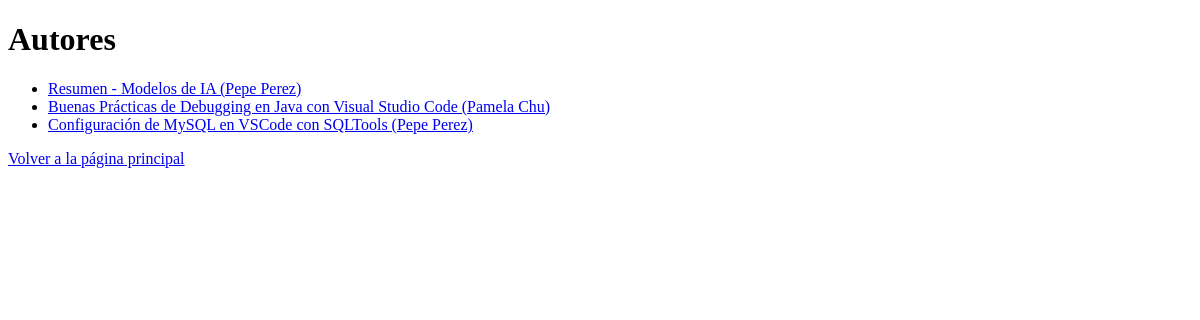
Before: /blog/autores with the older database file.
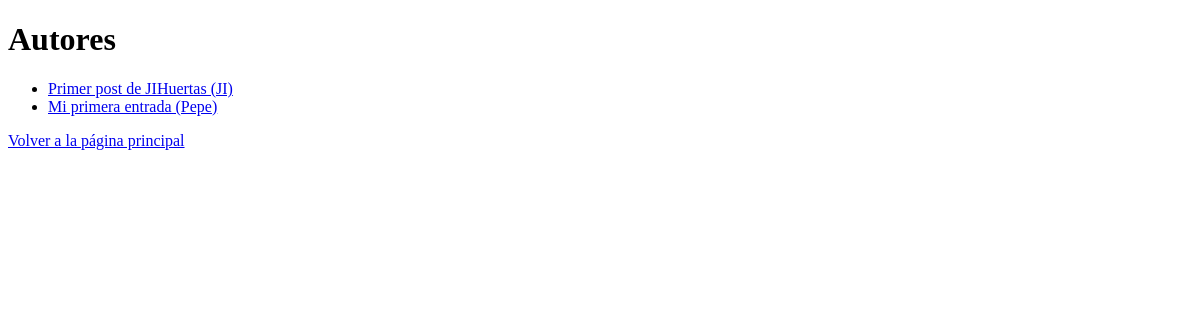
After: the same page with the newer database file.
### blog/models.py (models this page shows)
class Post(models.Model):
    titulo = models.CharField(max_length=200)
    autor = models.ForeignKey(
        Autor,
        on_delete=models.CASCADE, # Si se borra un autor, se borran todos sus posts
        related_name="posts",    # Related_name es el nombre que se le da a la relación inversa, es decir, desde un autor se puede acceder a sus posts con autor.posts.all()
    )
    cuerpo = models.TextField()
    fecha_publicacion = models.DateTimeField()
    def __str__(self):
        return f"{self.titulo} ({self.autor})"

class Autor(models.Model):
    nombre = models.CharField(max_length=60)
    apellidos = models.CharField(max_length=60)
    email = models.EmailField()
    def __str__(self):
        return self.nombre

### blog/views.py (the view)
# urls.py: path('autores', views.autores, name='autores'),
def autores(request):
    autores = Post.objects.all()
    contexto = {
        'autores': autores,
    }
    return render(request, 'blog/autores.html', contexto)

### blog/templates/blog/autores.html
{% extends 'blog/base.html' %}
{% block titulo %}Autores{% endblock %}
{% block contenido %}
    <ul>
    {% for autor in autores %}
        <li>
            <a href="{% url 'entradas_autor' pk=autor.pk %}">
            {{ autor }}
            </a>
        </li>
    {% empty %}
        <li>No hay autores.</li>
    {% endfor %}
    </ul>
<a href="{% url 'principal' %}">Volver a la página principal</a>
{% endblock %}

### blog/templates/blog/base.html (shortened to what this page needs)
<!DOCTYPE html>
<html lang="en">
<head>
</head>
<body>
    <h1>{% block titulo %}{% endblock %}</h1>
    {% block contenido %}
    {% endblock %}
</body>
</html>

Changed rows visible on the page:
removed Post: titulo+autor "Buenas Prácticas de Debugging en Java con Visual Studio Code (Pamela Chu)"
removed Post: titulo+autor "Configuración de MySQL en VSCode con SQLTools (Pepe Perez)"
changed Post: titulo+autor "Resumen - Modelos de IA (Pepe Perez)" → "Primer post de JIHuertas (JI)"
added Post: titulo+autor "Mi primera entrada (Pepe)"
